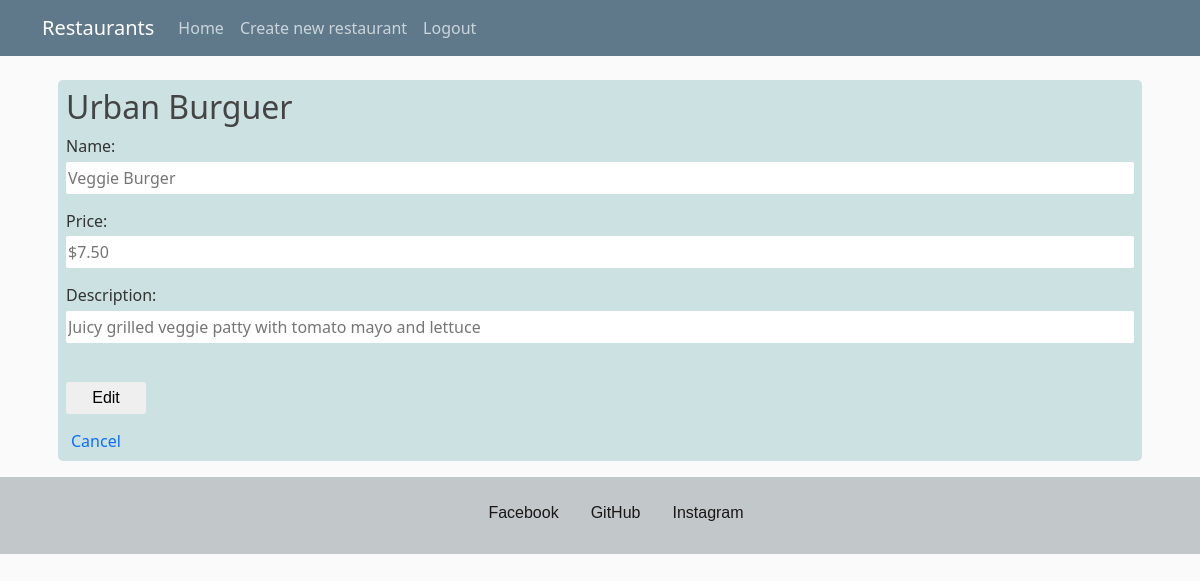
The page /restaurant/1/menu/1/edit (signed in) on the database its author committed.
### restaurant_appf/models.py (models this page shows, shortened)
class Restaurant(db.Model):
    __tablename__ = 'restaurant'
    id = db.Column(db.Integer, primary_key=True)
    name = db.Column(db.String(250), nullable=False)
    user_id = db.Column(db.Integer, db.ForeignKey('user.id'))
    user = db.relationship(User)

class MenuItem(db.Model):
    __tablename__ = 'menu_item'
    name = db.Column(db.String(80), nullable=False)
    id = db.Column(db.Integer, primary_key=True)
    description = db.Column(db.String(250))
    price = db.Column(db.String(8))
    course = db.Column(db.String(250))
    restaurant_id = db.Column(db.Integer, db.ForeignKey('restaurant.id'))
    restaurant = db.relationship(Restaurant)
    user_id = db.Column(db.Integer, db.ForeignKey('user.id'))
    user = db.relationship(User)

### restaurant_appf/routes.py (the view)
@app.route('/restaurant/<int:restaurant_id>/menu/<int:menu_id>/edit', methods=['GET', 'POST'])
@login_required
def edit_menu_item(restaurant_id, menu_id):
    restaurant = db.session.query(Restaurant).filter_by(id=restaurant_id).first()
    items = db.session.query(MenuItem).filter_by(id=menu_id).first()
    if request.method == 'POST':
        if request.form['menu_name']:
            items.name = request.form['menu_name']
        if request.form['menu_price']:
            items.price = request.form['menu_price']
        if request.form['menu_description']:
            items.description = request.form['menu_description']
        db.session.add(items)
        db.session.commit()
        flash('Item edited successfully!', 'success')
        return redirect(url_for('show_menu', restaurant_id=restaurant_id))
    else:
        return render_template('edit_menu_item.html', restaurant_id=restaurant_id, menu_id=menu_id, i=items, r=restaurant)

### restaurant_appf/models.py (called while the page is built)
@login_manager.user_loader
def load_user(user_id):
    try:
        return User.query.get(user_id)
    except:
        return None

### restaurant_appf/templates/edit_menu_item.html
{% extends "layout.html" %}
{% block content %}
<div class="main_div">
  <h2>{{ r.name }}</h2>
  <form class="" action="{{ url_for('edit_menu_item', restaurant_id=restaurant_id, menu_id=menu_id) }}" method="post">
    <p>Name:</p>
    <input type="text" name="menu_name" placeholder="{{ i.name }}">
    <p>Price:</p>
    <input type="text" name="menu_price" placeholder="{{ i.price }}">
    <p>Description:</p>
    <input type="text" name="menu_description" placeholder="{{ i.description }}">
    <br> <br>
    <input type="submit" value="Edit">
  </form>
  <a href="{{ url_for('show_menu', restaurant_id=restaurant_id) }}" class="cancel_button">Cancel</a>
</div>
{% endblock %}

### restaurant_appf/static/styles.css (style rules this page uses)
body { background: #fafafa; color: #333333; margin-top: 5rem; }
h1, h2, h3, h4, h5, h6 { color: #444444; }
p { margin-bottom: 3.5px; font-weight: 480; }
input[type=text] { border-radius: 2px; }
input[type=submit] { width: 5em; font-family: Verdana, Geneva, Tahoma, sans-serif; font-weight: 500; }
.main_div, .menu_item, .show_restaurants { background-color: rgb(204, 226, 226); border-radius: 5px; margin: 1em; padding: 8px; }
a { text-decoration: none; }
.cancel_button { margin: 5px; }
input, button { border-radius: 3px; width: 100%; margin-bottom: 15px; height: 2em; border: none; }

### rows shown on the page
Restaurant: name "Urban Burguer"
MenuItem: menu_name "Veggie Burger", menu_price "$7.50", menu_description "Juicy grilled veggie patty with tomato mayo and lettuce"
